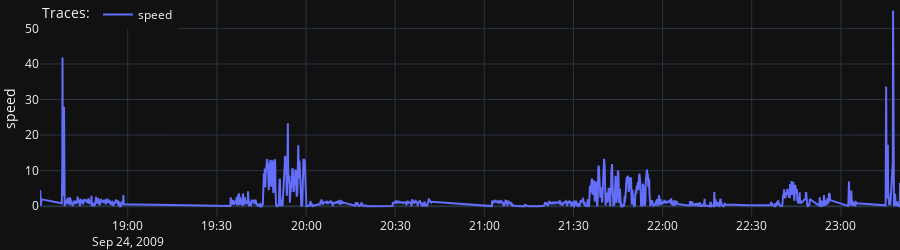

Write notebook code for a chart like this one.
### Code cell
import os
from dotenv import load_dotenv, find_dotenv
load_dotenv(find_dotenv())
import importlib

data_path = os.getenv('DATA_PATH')
project_path = os.getenv('PROJECT_PATH')
os.chdir(project_path)



import src.models.trajectory
importlib.reload(src.models.trajectory)
from src.models.trajectory import Trajectory

import src.models.trajectories
importlib.reload(src.models.trajectories)
from src.models.trajectories import Trajectories

import src.utils.px_scatter
importlib.reload(src.utils.px_scatter)
from src.utils.px_scatter import plot_timeline

import src.utils.px_scatter_mapbox
importlib.reload(src.utils.px_scatter_mapbox)
from src.utils.px_scatter_mapbox import plot_map

import random
users = [user for user in os.listdir(data_path) if os.path.isdir(os.path.join(data_path, user))]


user_123_trajectories = Trajectories.from_user(
    user_id='123'
)
t = user_123_trajectories.trajectories[2]


plot_map(
    df=t.df,
).show()
marker=dict(
    # color='red', 
    size=3,
    line=dict(
        # color='red', 
        width=.7
    )
)
plot_timeline(
    df=t.df,
    y_data='speed',
    mode='lines',
    marker=marker,
).show()

### Figure 1 — Plotly figure (JSON) as saved in the notebook; plotly's stock layout.template omitted (floating-point values rounded to 4 significant figures; data arrays with more than 128 entries replaced by an {"elided": "..."} marker saying what was removed)
{"data": [{"hoverinfo": "text", "hovertext": ["user_id", "trajectory_id", "label", "datetime", "latitude", "longitude", "altitude", "timestamp", "time_diff", "distance", "speed"], "marker": {"line": {"width": 0.7}, "size": 3}, "mode": "lines", "name": "speed", "showlegend": true, "type": "scatter", "visible": true, "x": {"elided": "2160 str values"}, "y": {"elided": "2160 float values"}}], "layout": {"height": 250, "legend": {"orientation": "h", "title": {"text": "Traces:"}, "x": 0, "xanchor": "left", "y": 1, "yanchor": "top"}, "margin": {"b": 0, "l": 0, "r": 0, "t": 0}, "showlegend": true, "yaxis": {"title": {"text": "speed"}}}}
